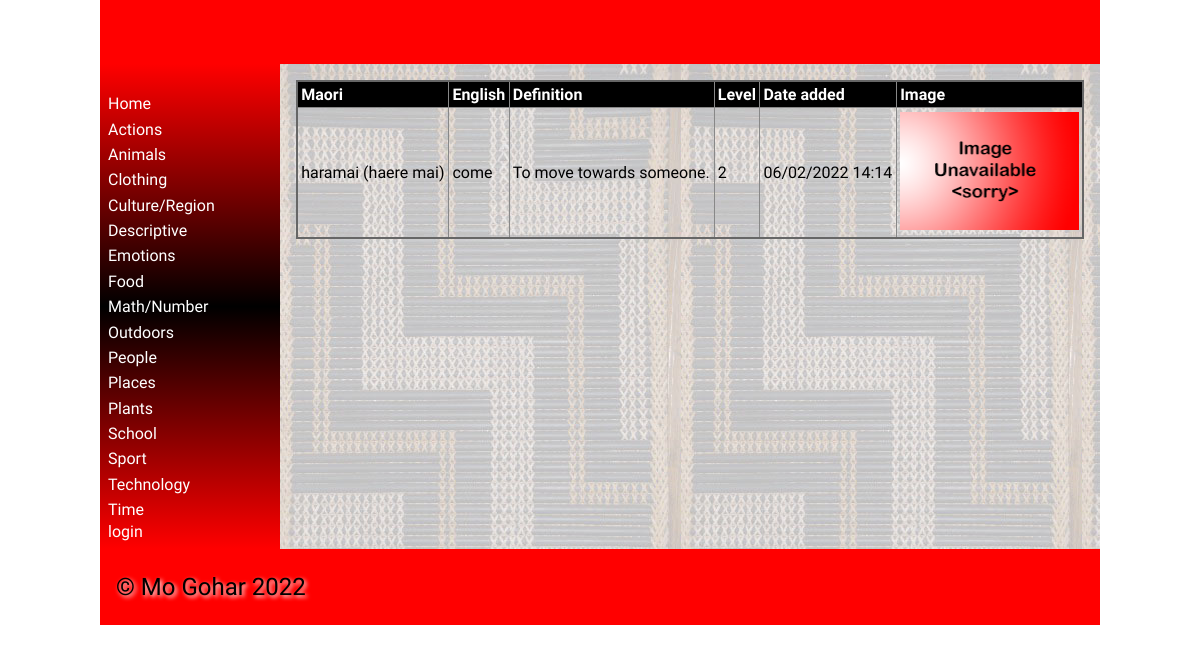
The app's page /word/1 with its own data.
### tables this page shows
CREATE TABLE categories
(
	id integer
		constraint categories_pk
			primary key autoincrement,
	category_name integer
);

CREATE TABLE vocab
(
	id integer
		constraint vocab_pk
			primary key autoincrement,
	Maori varchar(30),
	English varchar(30),
	cat_id integer,
	definition varchar(30),
	level integer,
	image varchar(60),
	date datetime
);

### app.py (the view)
@app.route('/word/<word_id>')
def render_word(word_id):
    return render_template('word.html', categories=categories(), vocab_list=vocab(), word_id=int(word_id),
                           logged_in=is_logged_in())

### app.py (called while the page is built)
def create_connection(db_file):
    try:
        connection = sqlite3.connect(db_file)
        return connection
    except Error as e:
        print(e)
    return None

def categories():
    query = "SELECT id, category_name FROM categories"
    con = create_connection(DATABASE)
    cur = con.cursor()
    cur.execute(query)
    category_list = cur.fetchall()
    con.close()
    return category_list

def vocab():
    query = "SELECT * FROM vocab"
    con = create_connection(DATABASE)
    cur = con.cursor()
    cur.execute(query)
    vocab_list = cur.fetchall()
    con.close()
    return vocab_list

def is_logged_in():
    if session.get("email") is None:
        print("not logged in")
        return False
    else:
        print("logged in")
        return True

### templates/word.html
{% extends "base.html" %}
{% block main %}
    <table>
        <tr>
            <th>Maori</th>
            <th>English</th>
            <th>Definition</th>
            <th>Level</th>
            <th>Date added</th>
            <th>Image</th>
        </tr>
         <tbody>
            {% for vocab in vocab_list %}
                {% if vocab[0] == word_id %}
                    <tr>
                        <td>{{ vocab[1] }}</td>
                        <td>{{ vocab[2] }}</td>
                        <td>{{ vocab[4] }}</td>
                        <td>{{ vocab[5] }}</td>
                        <td>{{ vocab[7] }}</td>
                        <td><img src="/static/images/{{ vocab[6] }}" alt="" ></td>
                    </tr>
                {% endif %}
            {% endfor %}
        </tbody>
    </table>
{% endblock %}

### templates/base.html (shortened to what this page needs)
<!doctype html>
<html lang="en">
<head>
	<link href="{{ url_for('static', filename='css/style.css') }}" rel="stylesheet">
</head>
<body>
	<div id="container">
		<header>
			<h1>{% block heading %}{% endblock %}</h1>
		</header>
		<nav>
			<ul>
				<li><a href="/">Home</a></li>
				<div class ="category">
					{% for category in categories %}
						<div class ="category-box">
							<li><a href="/category/{{ category[0] }}">{{ category[1] }}</a></li>
						</div>
					{% endfor %}
				</div>
				{% if logged_in %}
					<a href="/logout">logout</a>
				{% else %}
            		<a href="/login">login</a>
				{% endif %}
			</ul>
		</nav>
		<main>
            {% block main%}{% endblock %}
        </main>
		<footer>
			<p>
				&copy; Mo Gohar 2022
			</p>
		</footer>
	</div>
</body>
</html>

### static/css/style.css (style rules this page uses)
* { font-family: Comfortaa, sans-serif; margin: 0; padding: 0; box-sizing: border-box; }
#container { display: grid; grid-template-columns: 75px auto; grid-template-areas: 'nav header' 'main main' 'footer footer'; }
header { grid-area: header; background-color: #f00; padding: 1rem; }
nav { grid-area: nav; }
main { grid-area: main; padding: 1rem; background-color: #edd; }
h1, h2, h3, h4 { padding: 1rem 0; font-family: 'Suez One', serif; color: #000; text-shadow: 2px 2px 4px #fff; }
p { padding: 0.5rem 0; }
a { color: #222; }
img { width: 100%; }
table { width: 100%; border: 2px solid #666; border-collapse: collapse; }
th, td { border: 1px solid #888; padding: 0.2rem; text-align: left; }
th { background-color: #000; color: #fff; }
footer { grid-area: footer; padding: 1rem; background-color: #f00; }
footer p { color: #000; text-shadow: 2px 2px 4px #fff; font-size: 1.5rem; }
@media only screen and (min-width: 768px) { #container { grid-template-columns: 180px auto; grid-template-areas: 'header header' 'nav main' 'footer footer'; } }
@media only screen and (min-width: 768px) { nav { background: linear-gradient(180deg, rgba(255,0,0,1) 0%, rgba(0, 0, 0, 1) 50%, rgba(255,0,0,1) 100%); padding: 0.5rem; } }
@media only screen and (min-width: 768px) { nav ul { list-style: none; } }
@media only screen and (min-width: 768px) { nav li { padding: 0.2rem 0; } }
@media only screen and (min-width: 768px) { nav a { color: #fff; text-decoration: none; } }
@media only screen and (min-width: 768px) { main { background-image: url('/poutama.jpg'); } }
@media only screen and (min-width: 1000px) { #container { width: 1000px; margin: auto; } }

### records on screen
categories: category_name "Actions"
categories: category_name "Animals"
categories: category_name "Clothing"
categories: category_name "Culture/Region"
categories: category_name "Descriptive"
categories: category_name "Emotions"
categories: category_name "Food"
categories: category_name "Math/Number"
categories: category_name "Outdoors"
categories: category_name "People"
categories: category_name "Places"
categories: category_name "Plants"
categories: category_name "School"
categories: category_name "Sport"
categories: category_name "Technology"
categories: category_name "Time"
vocab: Maori "haramai (haere mai)", English "come", definition "To move towards someone.", level "2", date "06/02/2022 14:14", image (placeholder picture)
